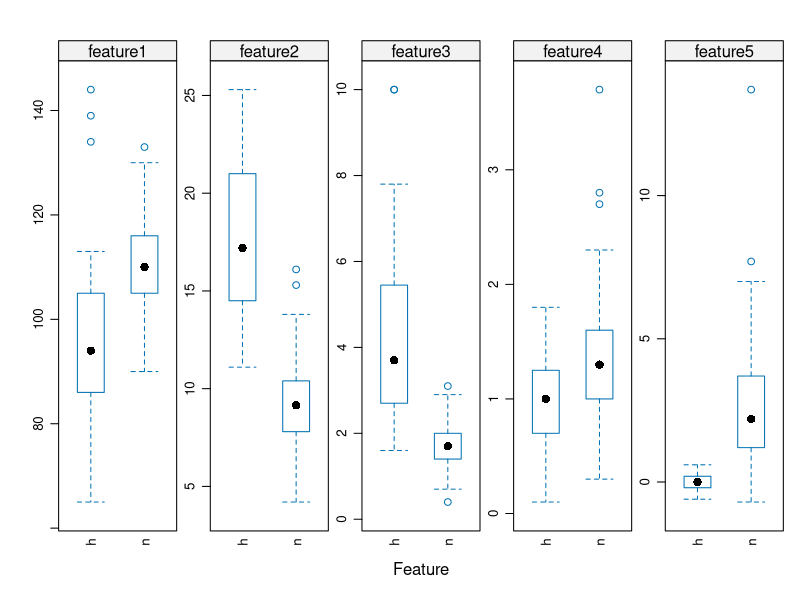
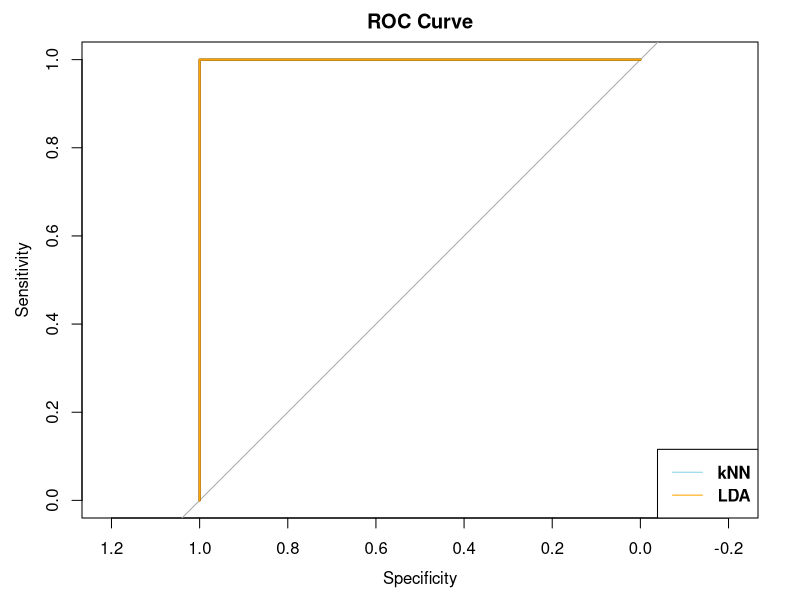
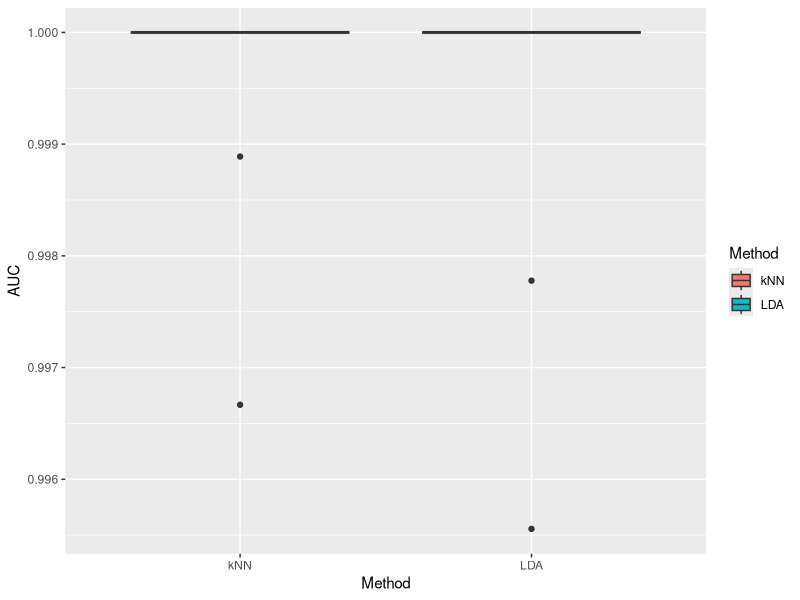

These figures' R source, in order:
## Question 3 ----

# load libraries and import data ----
library(caret)
library(pROC)
library(ggplot2)
library(rstudioapi)
library(tidyr)
library(class)

thyroid <- read.table("newthyroid.txt", header = TRUE, sep = ',')

# check the data
str(thyroid)
table(thyroid$class)
ratio.imbalance <- table(thyroid$class)[2]/table(thyroid$class)[1]   # calculate the ratio of imbalance
ratio.imbalance

# pre-process the data to make the class factor
thyroid$class <- as.factor(thyroid$class)   # make the class factor

# explore the boxplot to explore the distribution of samples for each feature
featurePlot(x = thyroid[,-1],
            y = thyroid$class,
            plot = "box",
            layout = c(5, 1),
            scales = list(y = list(relation="free"),
                          x = list(rot = 90)),
            auto.key = list(columns = 2))

## Question 3(1) ----
# random splitting
tt <- 10   # repeat 10 times
set.seed(12)  
train.index <- createDataPartition(thyroid$class, p = 0.7, # create index for 70% train set
                                   times = tt, list = FALSE) 

# create two vectors to record AUC for both knn and lda
auc.knn <- vector('numeric', tt)
auc.lda <- vector('numeric', tt)

# create a data frame containing different k values to choose from
k.grid <- expand.grid(k=seq(3, 15, by=2))

# use kNN and LDA for classification
for (i in 1:tt){
  train.feature <- thyroid[train.index[,i], -1]   # training features
  train.label <- thyroid$class[train.index[,i]]   # training labels
  test.feature <- thyroid[-train.index[,i], -1]   # test features
  test.label <- thyroid$class[-train.index[,i]]   # test labels
  
  # kNN (tune k based on AUC)
  fitControl <- trainControl(method = 'repeatedcv',   # 5-fold CV
                             number = 5,   
                             repeats = 3,   # 3 repetitions
                             summaryFunction = twoClassSummary, # compute AUC, sensitivity, specificity etc.
                             classProbs = TRUE)  # get the probabilities in prediction
  # training process
  set.seed(5)
  knn.fit <- train(train.feature, train.label, method = 'knn',
                   trControl = fitControl,
                   metric = 'ROC',  # tune k value based on AUC
                   preProcess = c('center', 'scale'),   # define pre-processing of the data
                   tuneGrid = k.grid)   # tuning values for k
  # test process
  prob.knn <- predict(knn.fit, test.feature, type = 'prob')
  # record AUC
  roc.knn <- roc(predictor = prob.knn$n, response = test.label) 
  auc.knn[i] <- roc.knn$auc
  
  # fit the LDA model
  lda.fit <- train(train.feature, train.label, method = "lda",
                   trControl = trainControl(method = "none"))
  # test process
  prob.lda <- predict(lda.fit, test.feature, type = 'prob')
  # record AUC
  roc.lda <- roc(predictor = prob.lda$n, response = test.label)
  auc.lda[i] <- roc.lda$auc
  
  # extract the ROC curve for first random splitting
  if (i==1){
    roc.knn1 <- roc.knn
    roc.lda1 <- roc.lda
    knn.fit1 <- knn.fit
    lda.fit1 <- lda.fit
    knn.pred1 <- predict(knn.fit, test.feature)
    lda.pred1 <- predict(lda.fit, test.feature)
  }
}

#View the confusion matrix to determine the classification accuracy and sensitivity
confusionMatrix(knn.pred1, test.label) #For the kNN method
confusionMatrix(lda.pred1, test.label) #For the LDA method

# view the AUC on the test set using classifier kNN and LDA
auc.knn
auc.lda

# Model assessment using the ROC curve for the random splitting
plot(roc.knn1, main = 'ROC Curve')
plot(roc.lda1, col = 'orange', add = TRUE)  
# add legend
legend("bottomright", legend=c("kNN","LDA"),
       col=c("skyblue","orange"), lty=c(1,1), cex=1, text.font=2)

## Question 3(2) ----
# Create a matrix of the 10 AUC values for kNN and LDA
auc_matrix <- cbind(auc.knn, auc.lda)
auc_matrix

# Create a vector to identify the methods
methods <- c(rep("kNN", 10), rep("LDA", 10))
methods

# Combine the AUC values and methods into a data frame
auc_df <- data.frame(AUC = c(auc.knn, auc.lda), Method = methods)
auc_df

#Creating the boxplots
boxplot<-ggplot(auc_df, aes(x=Method, y=AUC, fill=Method)) +
  geom_boxplot()
boxplot

## Question 3(3) ----

## tuning k based on sensitivity metric
# for the first training/test split
train.feature <- thyroid[train.index[,1], -1]   # training features
train.label <- thyroid$class[train.index[,1]]   # training labels
test.feature <- thyroid[-train.index[,1], -1]   # test features
test.label <- thyroid$class[-train.index[,1]]   # test labels
# kNN (tune k based on sensitivity)
fitControl <- trainControl(method = 'repeatedcv',   # 5-fold CV
                           number = 5,   
                           repeats = 3,   # No repeats
                           summaryFunction = twoClassSummary, # compute AUC, sensitivity, specificity etc.
                           classProbs = TRUE)  # get the probabilities in prediction
# training process
set.seed(5)
knn.fit <- train(train.feature, train.label, method = 'knn',
                 trControl = fitControl,
                 metric = 'Sens',  # tune k value based on sensitivity
                 preProcess = c('center', 'scale'),   # define pre-processing of the data
                 tuneGrid = k.grid)   # tuning values
# test process
knn.pred <- predict(knn.fit, test.feature)
confusionMatrix(knn.pred, test.label) 

# get ROC
prob.knn <- predict(knn.fit, test.feature, type = 'prob')
# record AUC
roc.knn <- roc(predictor = prob.knn$n, response = test.label) 
auc.knn2 <- roc.knn$auc
auc.knn2
